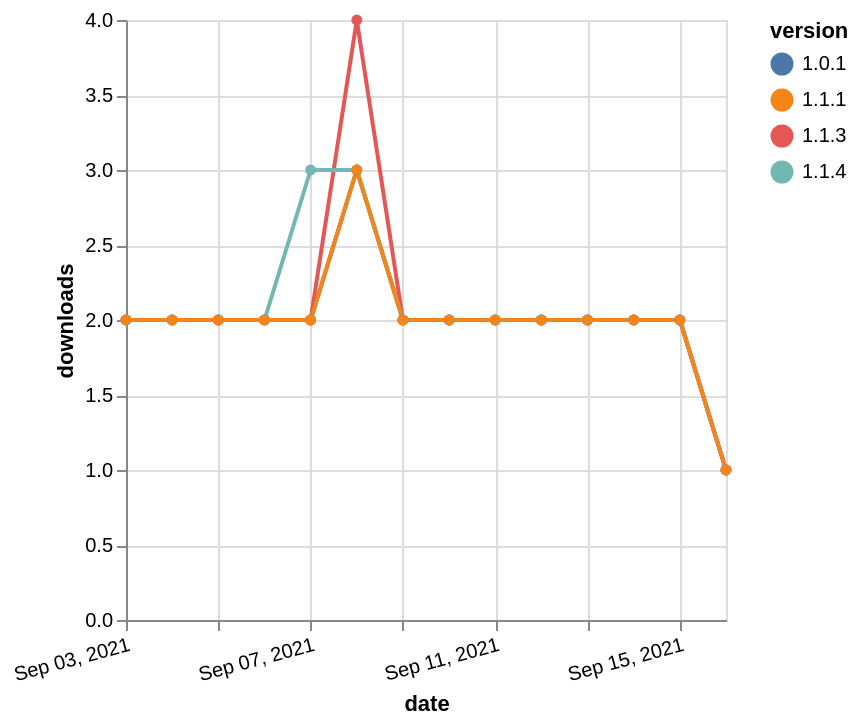

Describe this chart as a Vega-Lite specification.
### Vega-Lite specification from a JSON file in a GitHub repository (floating-point values rounded to 4 significant figures)
{"$schema": "https://vega.github.io/schema/vega-lite/v5.json", "description": "A simple bar chart with embedded data.", "data": {"values": [{"date": "2021-09-03", "total": 594, "delta": 2, "version": "1.1.3"}, {"date": "2021-09-04", "total": 596, "delta": 2, "version": "1.1.3"}, {"date": "2021-09-05", "total": 598, "delta": 2, "version": "1.1.3"}, {"date": "2021-09-06", "total": 600, "delta": 2, "version": "1.1.3"}, {"date": "2021-09-07", "total": 602, "delta": 2, "version": "1.1.3"}, {"date": "2021-09-08", "total": 606, "delta": 4, "version": "1.1.3"}, {"date": "2021-09-09", "total": 608, "delta": 2, "version": "1.1.3"}, {"date": "2021-09-10", "total": 610, "delta": 2, "version": "1.1.3"}, {"date": "2021-09-11", "total": 612, "delta": 2, "version": "1.1.3"}, {"date": "2021-09-12", "total": 614, "delta": 2, "version": "1.1.3"}, {"date": "2021-09-13", "total": 616, "delta": 2, "version": "1.1.3"}, {"date": "2021-09-14", "total": 618, "delta": 2, "version": "1.1.3"}, {"date": "2021-09-15", "total": 620, "delta": 2, "version": "1.1.3"}, {"date": "2021-09-16", "total": 621, "delta": 1, "version": "1.1.3"}, {"date": "2021-09-03", "total": 757, "delta": 2, "version": "1.0.1"}, {"date": "2021-09-04", "total": 759, "delta": 2, "version": "1.0.1"}, {"date": "2021-09-05", "total": 761, "delta": 2, "version": "1.0.1"}, {"date": "2021-09-06", "total": 763, "delta": 2, "version": "1.0.1"}, {"date": "2021-09-07", "total": 765, "delta": 2, "version": "1.0.1"}, {"date": "2021-09-08", "total": 768, "delta": 3, "version": "1.0.1"}, {"date": "2021-09-09", "total": 770, "delta": 2, "version": "1.0.1"}, {"date": "2021-09-10", "total": 772, "delta": 2, "version": "1.0.1"}, {"date": "2021-09-11", "total": 774, "delta": 2, "version": "1.0.1"}, {"date": "2021-09-12", "total": 776, "delta": 2, "version": "1.0.1"}, {"date": "2021-09-13", "total": 778, "delta": 2, "version": "1.0.1"}, {"date": "2021-09-14", "total": 780, "delta": 2, "version": "1.0.1"}, {"date": "2021-09-15", "total": 782, "delta": 2, "version": "1.0.1"}, {"date": "2021-09-16", "total": 783, "delta": 1, "version": "1.0.1"}, {"date": "2021-09-03", "total": 293, "delta": 2, "version": "1.1.4"}, {"date": "2021-09-04", "total": 295, "delta": 2, "version": "1.1.4"}, {"date": "2021-09-05", "total": 297, "delta": 2, "version": "1.1.4"}, {"date": "2021-09-06", "total": 299, "delta": 2, "version": "1.1.4"}, {"date": "2021-09-07", "total": 302, "delta": 3, "version": "1.1.4"}, {"date": "2021-09-08", "total": 305, "delta": 3, "version": "1.1.4"}, {"date": "2021-09-09", "total": 307, "delta": 2, "version": "1.1.4"}, {"date": "2021-09-10", "total": 309, "delta": 2, "version": "1.1.4"}, {"date": "2021-09-11", "total": 311, "delta": 2, "version": "1.1.4"}, {"date": "2021-09-12", "total": 313, "delta": 2, "version": "1.1.4"}, {"date": "2021-09-13", "total": 315, "delta": 2, "version": "1.1.4"}, {"date": "2021-09-14", "total": 317, "delta": 2, "version": "1.1.4"}, {"date": "2021-09-15", "total": 319, "delta": 2, "version": "1.1.4"}, {"date": "2021-09-16", "total": 320, "delta": 1, "version": "1.1.4"}, {"date": "2021-09-03", "total": 626, "delta": 2, "version": "1.1.1"}, {"date": "2021-09-04", "total": 628, "delta": 2, "version": "1.1.1"}, {"date": "2021-09-05", "total": 630, "delta": 2, "version": "1.1.1"}, {"date": "2021-09-06", "total": 632, "delta": 2, "version": "1.1.1"}, {"date": "2021-09-07", "total": 634, "delta": 2, "version": "1.1.1"}, {"date": "2021-09-08", "total": 637, "delta": 3, "version": "1.1.1"}, {"date": "2021-09-09", "total": 639, "delta": 2, "version": "1.1.1"}, {"date": "2021-09-10", "total": 641, "delta": 2, "version": "1.1.1"}, {"date": "2021-09-11", "total": 643, "delta": 2, "version": "1.1.1"}, {"date": "2021-09-12", "total": 645, "delta": 2, "version": "1.1.1"}, {"date": "2021-09-13", "total": 647, "delta": 2, "version": "1.1.1"}, {"date": "2021-09-14", "total": 649, "delta": 2, "version": "1.1.1"}, {"date": "2021-09-15", "total": 651, "delta": 2, "version": "1.1.1"}, {"date": "2021-09-16", "total": 652, "delta": 1, "version": "1.1.1"}]}, "width": "container", "mark": {"type": "line", "point": {"filled": true}}, "encoding": {"x": {"field": "date", "type": "temporal", "timeUnit": "yearmonthdate", "title": "date", "axis": {"labelAngle": -15}}, "y": {"field": "delta", "type": "quantitative", "title": "downloads"}, "color": {"field": "version", "type": "nominal"}, "tooltip": {"field": "delta"}}}
